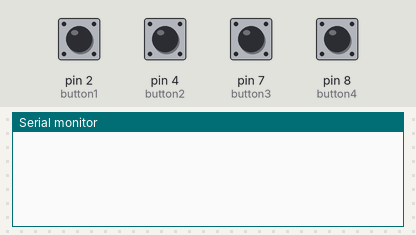
The sketch below on a simulated Arduino Uno, built with avr-gcc and run on an emulated ATmega328P. Parts: the last lines printed to the serial monitor. The inputs (shaded band) are chosen by the test bench; at power-on: pin 2 (button1), pin 4 (button2), pin 7 (button3), pin 8 (button4) LOW.

Above: at 1.2 s.
1.3 s: pin 2 (button1) pulled HIGH for 0.15 s
At 2.5 s:
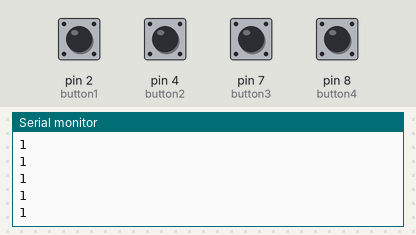
2.9 s: pin 4 (button2) pulled HIGH for 0.15 s
At 3.5 s:
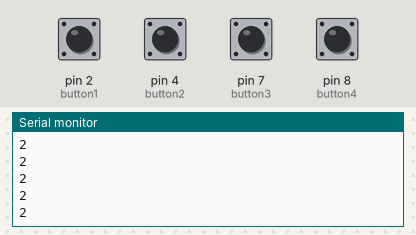
4.5 s: pin 7 (button3) pulled HIGH for 0.15 s
At 5.0 s:
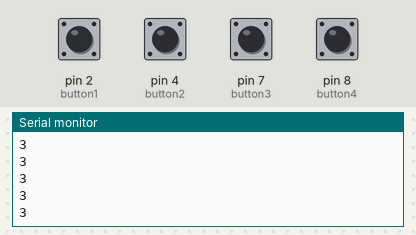
6.1 s: pin 8 (button4) pulled HIGH for 0.15 s
At 7.2 s:
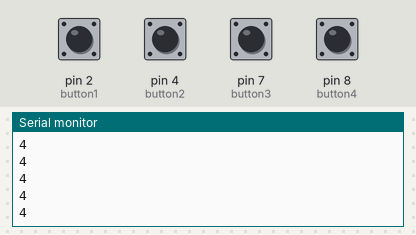
Timing chart, 0 to 8.7 s (numbered marks = the images above; inputs shaded):
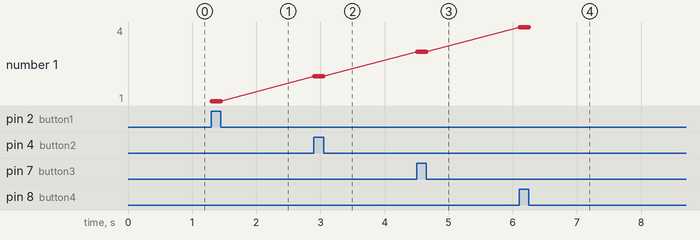

The sketch:

FourButtonSerial.ino
```cpp
// constants won't change. They're used here to set pin numbers:
const int button1 = 2;// the number of the pushbutton pin
const int button2 = 4;
const int button3 = 7;
const int button4 = 8;

unsigned long timingCounter = 0;

// variables will change:
int button1State = 0;         // variable for reading the pushbutton status
int button2State = 0;         // variable for reading the pushbutton status
int button3State = 0;         // variable for reading the pushbutton status
int button4State = 0;         // variable for reading the pushbutton status

bool canSend = true;

void setup() {

  Serial.begin(9600);
  // initialize the pushbutton pin as an input:
  pinMode(button1, INPUT);
  pinMode(button2, INPUT);
  pinMode(button3, INPUT);
  pinMode(button4, INPUT);
  timingCounter = millis();

}

void loop() {

  // read the state of the pushbutton value:
  button1State = digitalRead(button1);
  button2State = digitalRead(button2);
  button3State = digitalRead(button3);
  button4State = digitalRead(button4);

  //check time elapsed between each reading
  if(millis() - timingCounter >= 10)
  {
  // check if the pushbutton is pressed. If it is, the buttonState is HIGH:
  if (button1State == HIGH && canSend == true)
    {
      Serial.print("1\n");
      canSend = false;
    }
  if (button2State == HIGH && canSend == true)
    {
      Serial.print("2\n");
      canSend = false;
    }
  if (button3State == HIGH && canSend == true)
    {
      Serial.print("3\n");
      canSend = false;
    }
  if (button4State == HIGH && canSend == true)
    {
      Serial.print("4\n");
      canSend = false;
    }

    //reset counter to current time
    timingCounter = millis();

  }
  canSend = true;

}
```

Measured:
- after the input at 1.3 s, the serial monitor: prints a new line at once (image 1)
- after the input at 2.9 s, the serial monitor: prints a new line at once (image 2)
- after the input at 4.5 s, the serial monitor: prints a new line at once (image 3)
- after the input at 6.1 s, the serial monitor: prints a new line at once (image 4)
- plotted number 1: 1 → 2 after the input at 2.9 s, 2 → 3 after the input at 4.5 s, 3 → 4 after the input at 6.1 s
